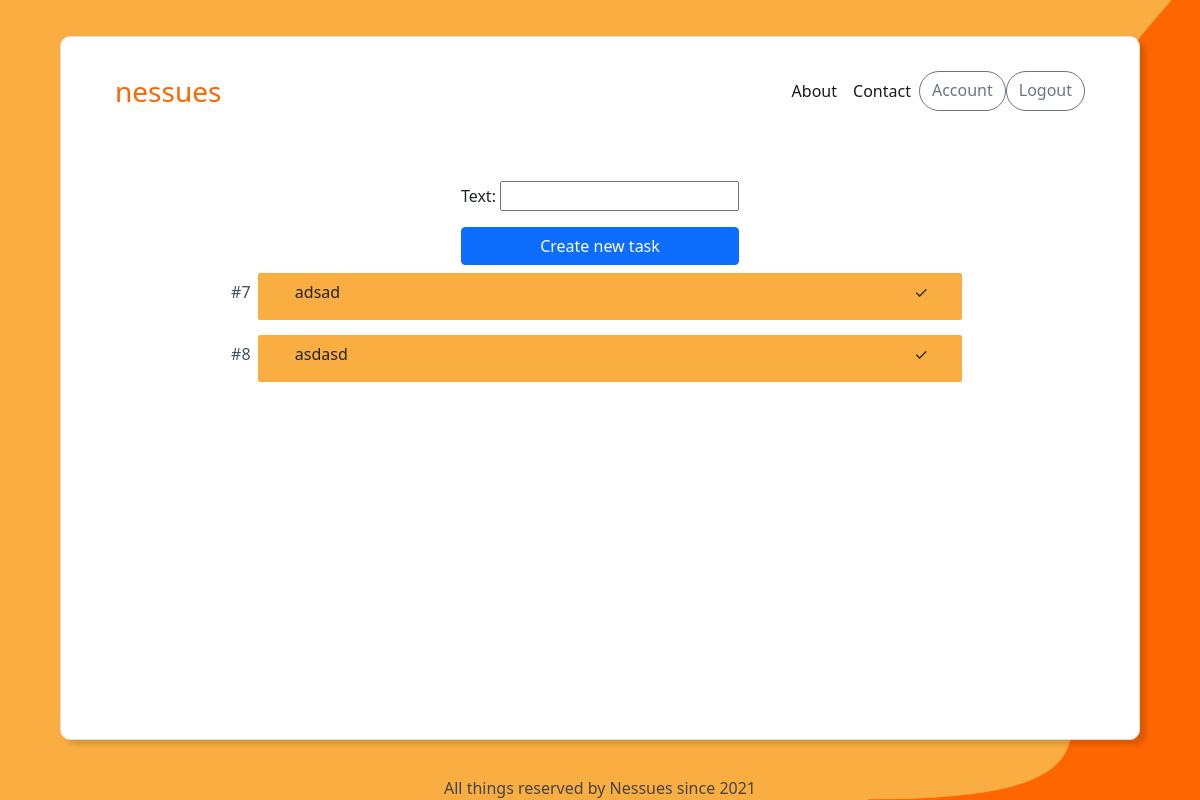
Page /tasks/3/ (signed in) on the committed database.
### nessues_app/models.py (models this page shows, shortened)
class Task(models.Model):
    id = models.AutoField(primary_key=True)
    table = models.ForeignKey(
        Table,
        on_delete=models.CASCADE
    )
    text = models.CharField(max_length=120)
    date_created = models.DateField(default=now)
    created_by = models.IntegerField(blank=False)
    completed = models.BooleanField(default=False)
    completed_by = models.IntegerField(blank=False, null=True, default=None)

### nessues_app/views.py (the view, shortened to what this page needs)
# urls.py: path('tasks/<int:key_id>/', login_required(views.TasksView.as_view()), name='tasks'),
class TasksView(TemplateView):
    template_name = 'nessues_app/tasks.html'
    create_task_class = CreateTaskForm
    update_task_class = UpdateTaskForm
    complete_task_class = CompleteTaskForm
    def get(self, request, *args, **kwargs):
        available_tasks = Task.objects.filter(table=self.kwargs['key_id'])
        create = self.create_task_class(initial={'table': self.kwargs['key_id'], 'created_by': self.request.user.id})
        update = self.update_task_class(initial={'table': self.kwargs['key_id'], 'created_by': self.request.user.id})
        complete = self.complete_task_class(initial={'table': self.kwargs['key_id'], 'created_by': self.request.user.id})
        return render(request, self.template_name, {'url_arguments': {'key_id': self.kwargs['key_id'], 'current_user': self.request.user.id}, 'available_tasks': available_tasks, 'create': create, 'update': update, 'complete': complete})

### nessues_app/forms.py
class CreateTaskForm(forms.ModelForm):
    text = CharField(max_length=120)
    class Meta:
        model = Task
        fields = ['text', 'completed', 'created_by', 'table']
        widgets = {'completed': forms.HiddenInput(), 'created_by': forms.HiddenInput(), 'table': forms.HiddenInput()}

class UpdateTaskForm(forms.ModelForm):
    text = CharField(max_length=120)
    class Meta:
        model = Task
        fields = ['id', 'text', 'completed', 'table']
        widgets = {'id': forms.HiddenInput(), 'completed': forms.HiddenInput(), 'table': forms.HiddenInput()}

### templates/nessues_app/tasks.html (shortened to what this page needs)
{% extends "base.html" %}
{% load widget_tweaks %}
{% block content %}
    <div class="container tasks">
        <div class="new-task-form">
            <form method="POST">
                {{ create.as_p }}
                <button class="btn btn-primary new-task-button" type="submit">Create new task</button>
            </form>
    </div>
    {% for data in available_tasks %}
        <div style="display: flex; flex-direction: row;">
            <p style="padding-top: 2%; color: #3F5060;">#{{ data.id }}</p>
            <div class="data_cubes tasks">
                <p>{{ data.text }}</p>
                <div class="task-button">
                    <a data-id="{{ data.id }}" data-toggle="modal" data-target="#closeModal{{ data.id }}" class="completeTask">
                        <span>&#10003;</span>
                    </a>
                </div>
            </div>
        </div>
    {% endfor %}
    </div>
{% endblock content %}

### static/css/base.css (style rules this page uses)
html, body { background-color: #FAAD41; height: 95%; width: 100%; }
a { text-decoration: none; color: inherit; }
.data_cubes { text-align: left; padding-top: 2%; padding-left: 5%; padding-bottom: 10%; cursor: pointer; background: #FAAD41; border-radius: 2px; width: 100%; height: 100%; }
.container.tasks { display: flex; flex-direction: column; margin-top: 2.5%; padding-inline: 15%; }
.data_cubes.tasks { display: flex; flex-direction: row; justify-content: space-between; text-align: left; padding-bottom: 0%; padding-top: 1%; margin: 1%; background: #FAAD41; border-radius: 2px; }
.new-task-form { display: flex; flex-direction: row; justify-content: center; }
.new-task-button { width: 100%; }
.task-button { margin-right: 5%; cursor: pointer; }

### rows in the picture
Task: id "7", text "adsad"
Task: id "8", text "asdasd"
